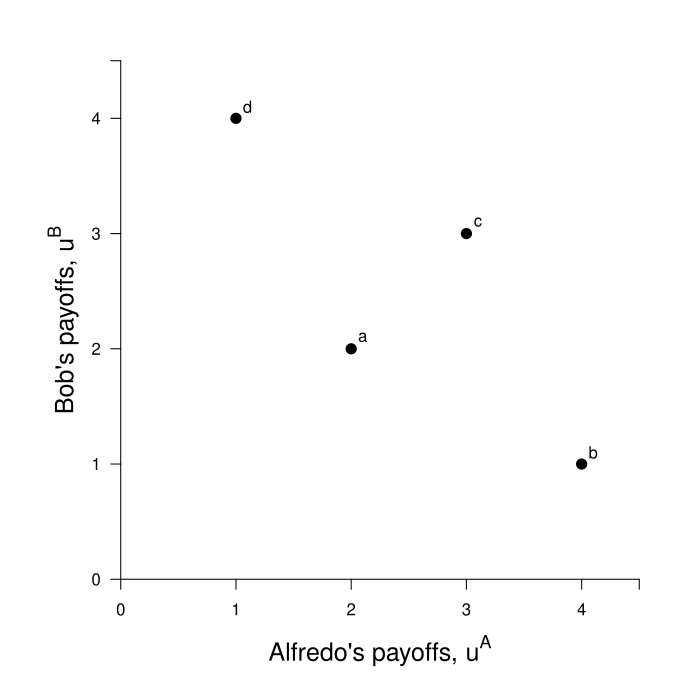

This chart was generated by the following R code:
require(ggplot2)
require(shape)
pdf(file = "society/society_fishers_question_no_ne.pdf", width = 7, height = 7)

#Set parameters for graphics
axislabelsize <- 1.5
par(mar =  c(5, 5, 2, 2))
xlims <- c(0, 4.5)
ylims <- c(0, 4.5)


ticksy <- c(ylims[1], 1, 2, 3, 4, ylims[2])
ylabels <- c(ylims[1], 1, 2, 3, 4, NA)
ticksx <- c(xlims[1], 1, 2, 3, 4, xlims[2])
xlabels <- c(xlims[1], 1, 2, 3, 4, NA)

#Plot command 
plot(0, 0, xlim = xlims, ylim = ylims, type = "n",
     xlab = expression(paste("")),
     ylab = expression(paste("")),
     xaxt = "n", yaxt = "n", cex.lab = axislabelsize, bty = "n")

#Customize ticks and labels for the plot
axis(1, at = ticksx, pos = 0, labels = xlabels)
axis(2, at = ticksy, pos = 0, labels = ylabels, las = 1)


mtext(expression(paste("Alfredo's payoffs, ", u^A)), side=1, line = 2.5, cex = axislabelsize)
text(-0.5, 0.5*ylims[2], expression(paste("Bob's payoffs, ", u^B)), xpd = TRUE, cex = axislabelsize, srt = 90) 


#Lines for the coordinates of the Nash equilbrium
#segments(1, 4, 3, 3, lty = 1, col = "#7fc97f", lwd = 4)
#segments(3, 3, 4, 1, lty = 1, col = "#7fc97f", lwd = 4)

#Add points a, b, c and c
points(1, 4, pch = 16, col = "black", cex = 1.5)
text(1.1, 4.1, expression(paste("d")))
points(3, 3, pch = 16, col = "black", cex = 1.5)
text(3.1, 3.1, expression(paste("c")))
points(4, 1, pch = 16, col = "black", cex = 1.5)
text(4.1, 1.1, expression(paste("b")))
points(2, 2, pch = 16, col = "black", cex = 1.5)
text(2.1, 2.1, expression(paste("a")))
#atext(1.5, 1.8, expression(paste("Nash equilibrium")))

#Label utility possibilities frontier
#text(3.9, 2.6, expression(paste("Utility Possibilities")))
#text(3.9, 2.35, expression(paste("Frontier (upf)")))


dev.off()
